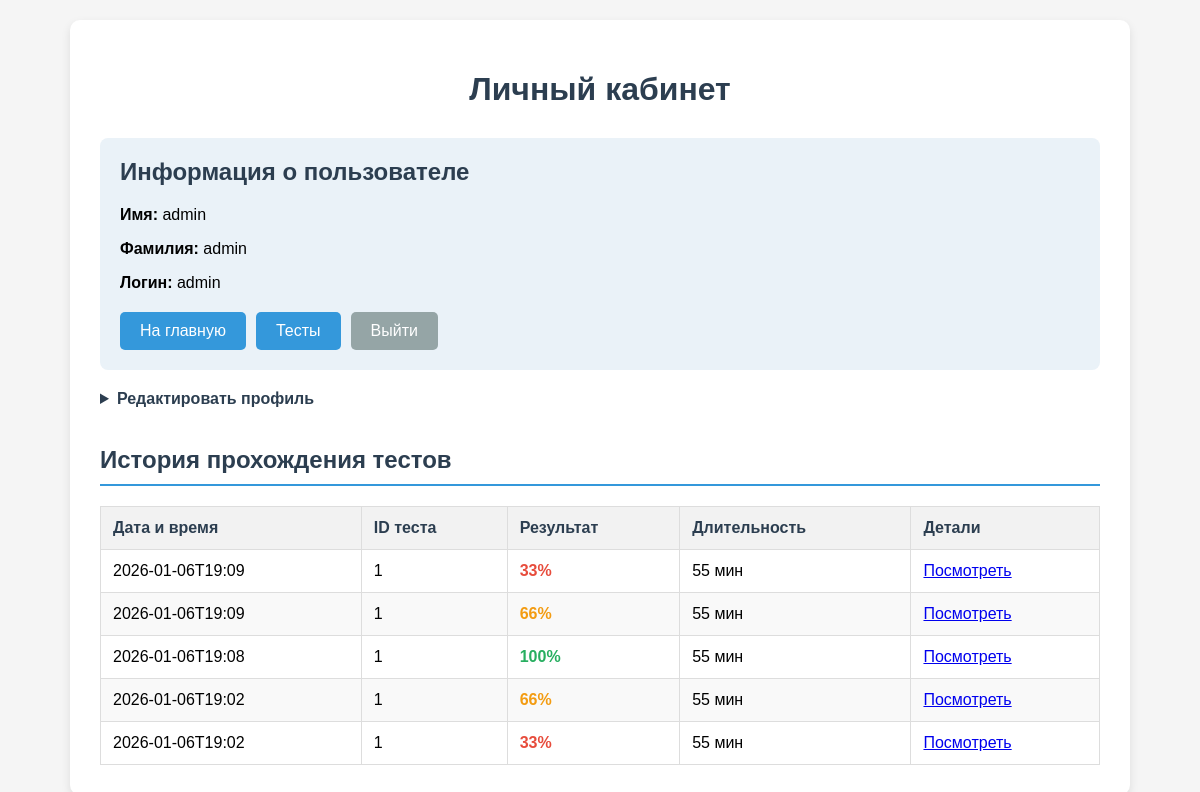
Page /profile (signed in) on the earlier database version.
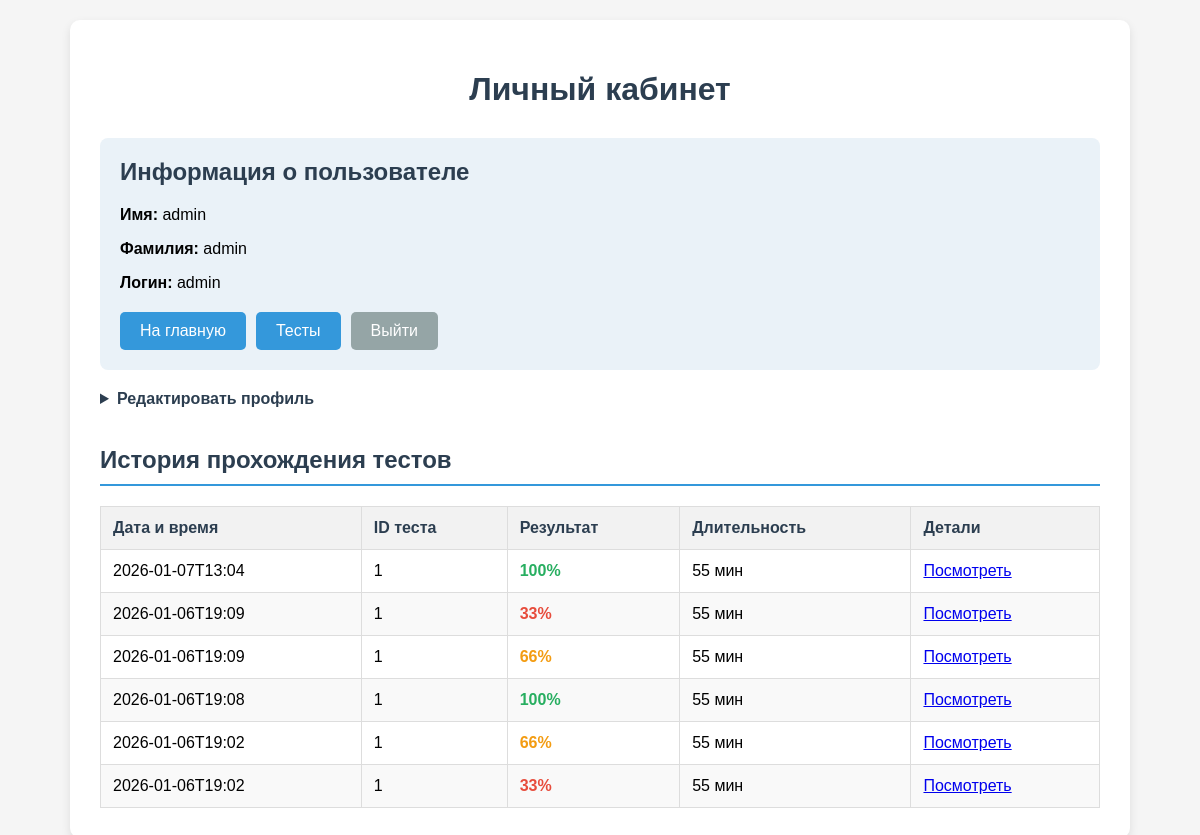
Same page on the later database version.
### tables this page shows
CREATE TABLE attempts (id INTEGER PRIMARY KEY AUTOINCREMENT, test_id INTEGER NOT NULL, user_id INTEGER NOT NULL, score INTEGER NOT NULL, answers TEXT NOT NULL, timestamp TEXT NOT NULL, time INTEGER);

CREATE TABLE tests (id INTEGER PRIMARY KEY AUTOINCREMENT, time INTEGER NOT NULL, attempts INTEGER NOT NULL, tasks_id TEXT NOT NULL, access_code TEXT, test_name TEXT);

### app.py (the view, shortened to what this page needs)
@app.route('/profile', methods=['GET', 'POST'])
def profile():
    if 'user_id' not in session or session['user_id'] == 0:
        flash('Войдите в систему', 'error')
        return redirect(url_for('login'))
    user_id = session['user_id']
    user = fetch_user(user_id)
    if not user:
        flash('Пользователь не найден', 'error')
        return redirect(url_for('login'))
    conn = sqlite3.connect(DB_PATH)
    cursor = conn.cursor()
    cursor.execute("SELECT attempts.id, attempts.test_id, attempts.score, attempts.timestamp, tests.time, tests.attempts FROM attempts JOIN tests ON attempts.test_id = tests.id WHERE attempts.user_id = ? ORDER BY attempts.timestamp DESC", (user_id,))
    attempts = cursor.fetchall()
    conn.close()
    user_info = session.get('user_info') or {'id': user['id'], 'username': user['username'], 'name': user['name'], 'surname': user['surname']}
    return render_template('profile.html', attempts=attempts, user=user_info)

### app.py (called while the page is built)
def fetch_user(user_id):
    try:
        conn = sqlite3.connect(DB_PATH)
        cur = conn.cursor()
        cur.execute("SELECT id, username, name, surname, password FROM users WHERE id = ?", (user_id,))
        row = cur.fetchone()
        conn.close()
        return {'id': row[0], 'username': row[1], 'name': row[2], 'surname': row[3], 'password': row[4]} if row else None
    except Exception:
        current_app.logger.exception("Ошибка получения пользователя")
        return None

### templates/profile.html (shortened to what this page needs)
<!DOCTYPE html>
<html lang="ru">
<head>
</head>
<body>
    <div class="container">
        <h1>Личный кабинет</h1>
        <div class="user-info">
            <h2>Информация о пользователе</h2>
            <p><strong>Имя:</strong> {{ user.name }}</p>
            <p><strong>Фамилия:</strong> {{ user.surname }}</p>
            <p><strong>Логин:</strong> {{ user.username }}</p>
            <div class="action-buttons">
                <a href="/" class="action-btn">На главную</a>
                <a href="/tests" class="action-btn">Тесты</a>
                <a href="{{ url_for('logout') }}" class="action-btn btn-secondary">Выйти</a>
            </div>
        </div>
        <details class="edit">
            <summary style="cursor:pointer; font-weight:bold; color:#2c3e50; margin-bottom:8px;">Редактировать профиль</summary>
        </details>
        <div class="history">
            <h2>История прохождения тестов</h2>
            {% if attempts %}
            <table>
                <thead>
                    <tr>
                        <th>Дата и время</th>
                        <th>ID теста</th>
                        <th>Результат</th>
                        <th>Длительность</th>
                        <th>Детали</th>
                    </tr>
                </thead>
                <tbody>
                    {% for attempt in attempts %}
                    <tr>
                        <td>{{ attempt[3][:16] }}</td>
                        <td>{{ attempt[1] }}</td>
                        <td class="result-cell
                            {% if attempt[2] >= 80 %}result-good
                            {% elif attempt[2] >= 50 %}result-medium
                            {% else %}result-bad
                            {% endif %}">
                            {{ attempt[2] }}%
                        </td>
                        <td>{{ attempt[4] }} мин</td>
                        <td>
                            <a href="{{ url_for('test_result', attempt_id=attempt[0]) }}">
                                Посмотреть
                            </a>
                        </td>
                    </tr>
                    {% endfor %}
                </tbody>
            </table>
            {% else %}
            <div class="no-history">
                Вы еще не прошли ни одного теста.
            </div>
            {% endif %}
        </div>
    </div>
</body>
</html>

### templates/profile.html (style rules this page uses)
body { font-family: Arial, sans-serif; background-color: #f5f5f5; margin: 0; padding: 20px; }
.container { max-width: 1000px; margin: 0 auto; background: white; padding: 30px; border-radius: 10px; box-shadow: 0 4px 10px rgba(0,0,0,0.1); }
h1 { color: #2c3e50; text-align: center; margin-bottom: 30px; }
.user-info { background-color: #eaf2f8; padding: 20px; border-radius: 8px; margin-bottom: 20px; }
.user-info h2 { margin-top: 0; color: #2c3e50; }
.history { margin-top: 30px; }
.history h2 { color: #2c3e50; border-bottom: 2px solid #3498db; padding-bottom: 10px; }
table { width: 100%; border-collapse: collapse; margin-top: 20px; }
th, td { border: 1px solid #ddd; padding: 12px; text-align: left; }
th { background-color: #f2f2f2; font-weight: bold; color: #2c3e50; }
tr:nth-child(even) { background-color: #f9f9f9; }
.result-cell { font-weight: bold; }
.result-good { color: #27ae60; }
.result-medium { color: #f39c12; }
.result-bad { color: #e74c3c; }
.action-buttons { display: flex; gap: 10px; margin-top: 20px; }
.action-btn { display: inline-block; padding: 10px 20px; background-color: #3498db; color: white; border: none; border-radius: 5px; text-decoration: none; cursor: pointer; text-align: center; }
.btn-secondary { background-color: #95a5a6; }
details.edit { margin-bottom: 18px; }

Differences in the rows shown:
added attempts: timestamp "2026-01-07T13:04", test "1", score "100", time "55"
